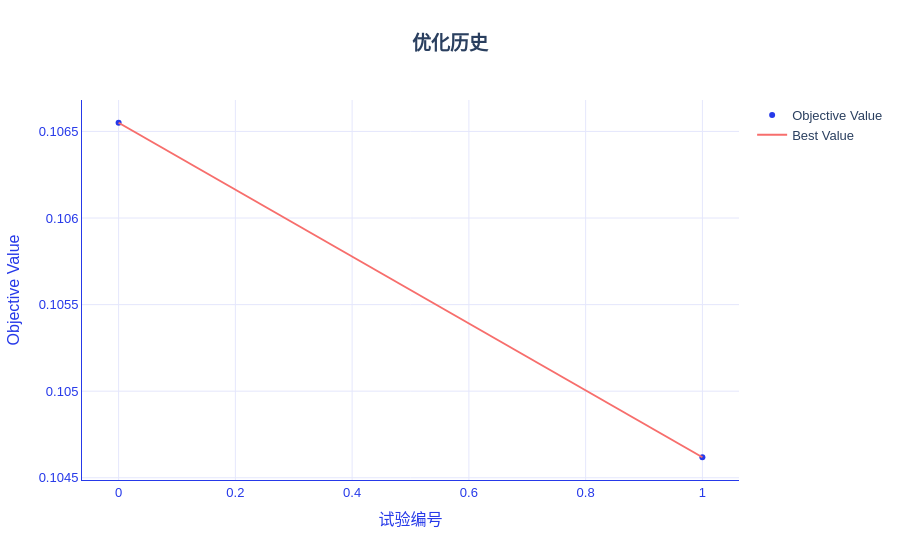

Notebook code for this chart:
### Markdown cell above
## 3. FTTransformer 分类：预训练、训练、调参与部署

完整独立流程。使用全部样本；为了展示接口，预训练设为一轮、监督训练两轮，不将演示指标当作充分收敛的模型表现。

### Code cell
import sys

sys.path.append("../")

import numpy as np
import pandas as pd
from IPython.display import display
from hscredit import hscredit_dataset
from hscredit.utils.datasets import HSCREDIT_EXAMPLE_COLUMNS
from pathlib import Path
from tempfile import mkdtemp
import torch
from optuna.samplers import GridSampler
from hscredit import FTTransformer, ModelTuner, get_metric
from hscredit.core.models.losses import FocalLoss
from hscredit.report import ModelReport

from hscredit.core.model_selection import oot_split, group_train_test_split

data = hscredit_dataset(columns=HSCREDIT_EXAMPLE_COLUMNS)

features = ["BASE_X187", "DK_X1689", "DK_X44", "DK_X1995_2", "DK_X1223", "DK_X2677"]
target = "MOB6@30"
data["MOB1@30"] = data["MOB1"].gt(30).astype(int)
data["MOB3@30"] = data["MOB3"].gt(30).astype(int)
data["MOB6@30"] = data["MOB6"].gt(30).astype(int)
data["风险调整金额"] = data["loan_amt"].where(data["MOB6"].le(60), -data["loan_amt"])
data["授信时间"] = pd.to_datetime(data["授信时间"])

# 最新自然月作为 OOT；同一客户不能同时进入开发集和 OOT。
oot_start = data["授信时间"].max().to_period("M").start_time
development, oot = oot_split(data, time_col="授信时间", oot_start=oot_start)
development = development.loc[~development["用户编码"].isin(oot["用户编码"])].copy()
train, test = group_train_test_split(development, group="用户编码", test_size=0.25, random_state=42)
fit_data, validation = group_train_test_split(
    train, group="用户编码", test_size=0.25, random_state=42
)

features = features + ["GROUP", "BASINF_X19", "BASE_X61"]
target = "MOB6@30"

# 预训练只传特征，包含全部训练子集，没有标签和行采样。
pretrained = FTTransformer(
    target=target,
    objective="binary",
    d_block=16,
    n_blocks=1,
    n_heads=4,
    max_epochs=2,
    batch_size=2048,
    early_stopping_rounds=None,
    validation_fraction=0,
    device="auto",
    random_state=42,
    optimizer=torch.optim.AdamW,
    optimizer_params={"betas": (0.9, 0.98)},
    loss=FocalLoss(alpha=0.6, gamma=1.0),
)
pretrained.pretrain(
    fit_data[features], eval_set=[validation[features]], pretraining_ratio=0.4, max_epochs=1
)
display(pretrained.get_learning_curve())

# 从预训练快照开始监督训练，使用现成优化器、损失和评估指标。
model = FTTransformer(
    target=target,
    objective="binary",
    d_block=16,
    n_blocks=1,
    n_heads=4,
    max_epochs=2,
    batch_size=2048,
    early_stopping_rounds=None,
    validation_fraction=0,
    device="auto",
    random_state=42,
    optimizer=torch.optim.AdamW,
    optimizer_params={"betas": (0.9, 0.98)},
    loss=FocalLoss(alpha=0.6, gamma=1.0),
)
model.fit(
    fit_data[features + [target]],
    eval_set={"验证集": validation[features + [target]]},
    from_pretrained=pretrained,
)
display(model.get_learning_curve())
display(pd.DataFrame([model.evaluate(test[features + [target]], metrics=["auc", "ks", "brier"])]))

# 两个学习率候选均从相同预训练状态开始。
search_space = {"learning_rate": [0.001, 0.003]}
candidate = FTTransformer(
    target=target,
    objective="binary",
    d_block=16,
    n_blocks=1,
    n_heads=4,
    max_epochs=2,
    batch_size=2048,
    early_stopping_rounds=None,
    validation_fraction=0,
    device="auto",
    random_state=42,
    optimizer=torch.optim.AdamW,
    optimizer_params={"betas": (0.9, 0.98)},
    loss=FocalLoss(alpha=0.6, gamma=1.0),
)
tuner = ModelTuner(
    candidate,
    search_space=search_space,
    fit_params={"from_pretrained": pretrained},
    metric=get_metric("brier"),
    cv=None,
    n_jobs=1,
    random_state=42,
    sampler=GridSampler(search_space, seed=42),
    retention="predictions",
)
tuner.fit(
    fit_data[features + [target]],
    eval_set={"验证集": validation[features + [target]]},
    n_trials=2,
    show_progress_bar=False,
)
display(tuner.get_optimization_history())
display(tuner.plot_optimization_history())
best_model = tuner.get_best_model()

datasets = {"训练集": fit_data, "验证集": validation, "测试集": test, "OOT": oot}
report = ModelReport(
    best_model,
    datasets=datasets,
    features=features,
    target=target,
    metrics=["auc", "ks", "brier"],
    n_jobs=1,
)
display(report.summary())
output = Path(mkdtemp(prefix="hscredit_FTTransformer_binary_"))
report.to_excel(
    output / "模型报告.xlsx", with_plots=False, include_sample_records=False, mode="strict"
)
pretrained.save(output / "预训练模型.pkl")
best_model.save(output / "完整模型.pkl")
best_model.save_inference(output / "推理模型.pkl")

restored = FTTransformer.load(output / "推理模型.pkl")
display(
    pd.DataFrame(restored.predict(test[features]), index=test.index, columns=["预测结果"]).head()
)
print(output)

### Figure 1 — Plotly figure (JSON) as saved in the notebook; plotly's stock layout.template omitted (floating-point values rounded to 4 significant figures)
{"data": [{"mode": "markers", "name": "Objective Value", "type": "scatter", "x": [0, 1], "y": [0.1066, 0.1046]}, {"mode": "lines", "name": "Best Value", "type": "scatter", "x": [0, 1], "y": [0.1066, 0.1046]}, {"marker": {"color": "#8A8FA3"}, "mode": "markers", "name": "Infeasible Trial", "showlegend": false, "type": "scatter", "x": [], "y": []}], "layout": {"colorway": ["#2639E9", "#F76E6C", "#FE7715", "#8892F3", "#9956A4", "#EA4585", "#5665EE", "#F0587A", "#B729AB", "#3C4DEB", "#E73B72", "#832EC2", "#BC5F8F", "#E0249A"], "font": {"family": "Alimama FangYuanTi VF, Microsoft YaHei, sans-serif", "size": 13}, "hoverlabel": {"bgcolor": "white", "bordercolor": "#2639E9", "font": {"family": "Alimama FangYuanTi VF, Microsoft YaHei, sans-serif", "size": 13}}, "legend": {"font": {"size": 13}}, "paper_bgcolor": "white", "plot_bgcolor": "white", "title": {"font": {"size": 19}, "text": "<b>优化历史</b>", "x": 0.5, "xanchor": "center"}, "xaxis": {"color": "#2639E9", "gridcolor": "#E5E7FC", "linecolor": "#2639E9", "showgrid": true, "showline": true, "tickfont": {"size": 13}, "title": {"font": {"size": 16}, "text": "试验编号"}, "zeroline": false}, "yaxis": {"color": "#2639E9", "gridcolor": "#E5E7FC", "linecolor": "#2639E9", "showgrid": true, "showline": true, "tickfont": {"size": 13}, "title": {"font": {"size": 16}, "text": "Objective Value"}, "zeroline": false}}}
